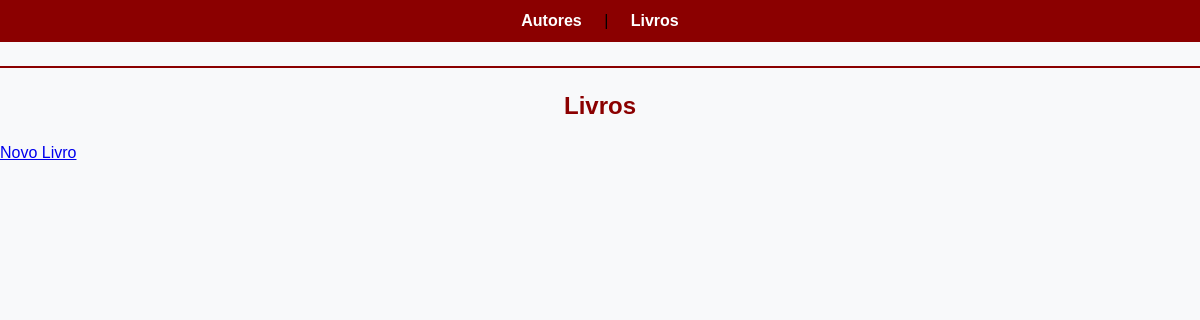
Page /livros/ on the earlier database version.
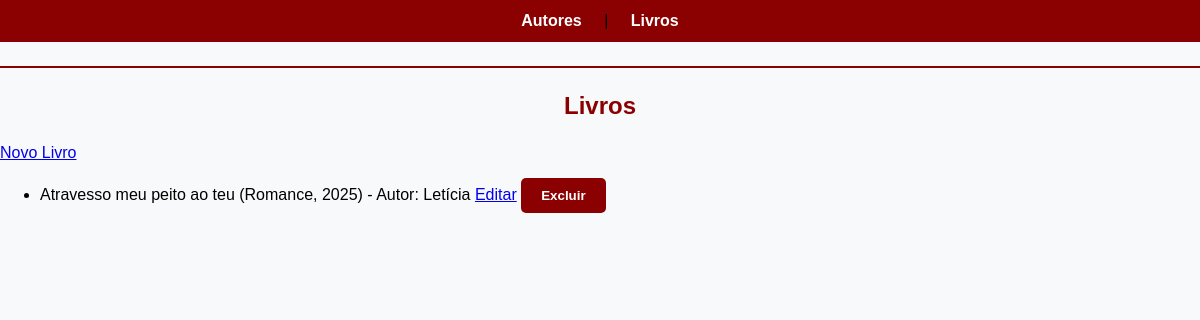
Same page on the later database version.
### src/models/livro.py (models this page shows)
class Livro(db.Model):
    id = db.Column(db.Integer, primary_key=True)
    titulo = db.Column(db.String(100), nullable=False)
    genero = db.Column(db.String(50), nullable=False)
    ano = db.Column(db.String(4), nullable=False)
    autor_id = db.Column(db.Integer, db.ForeignKey('autor.id'), nullable=False)

### src/models/autor.py (models this page shows)
class Autor(db.Model):
    id = db.Column(db.Integer, primary_key=True)
    nome = db.Column(db.String(100), nullable=False)
    nacionalidade = db.Column(db.String(50), nullable=False)
    nascimento = db.Column(db.String(10), nullable=False)
    livros = db.relationship('Livro', backref='autor', lazy=True)

### src/routes/livro_routes.py (the view)
@livro_bp.route('/')
def listar():
    livros = LivroService.listar_livros()
    return render_template('livros/list.html', livros=livros)

### src/repositories/livro_repository.py (called while the page is built)
    @staticmethod
    def get_all():
        return Livro.query.all()

### src/services/livro_service.py (called while the page is built)
    @staticmethod
    def listar_livros():
        return LivroRepository.get_all()

### src/templates/livros/list.html
{% extends 'base.html' %}
{% block conteudo %}
<h2>Livros</h2>
<a href="{{ url_for('livro.novo') }}">Novo Livro</a>
<ul>
    {% for livro in livros %}
    <li>
        {{ livro.titulo }} ({{ livro.genero }}, {{ livro.ano }}) - Autor: {{ livro.autor.nome }}
        <a href="{{ url_for('livro.editar', id=livro.id) }}">Editar</a>
        <form action="{{ url_for('livro.excluir', id=livro.id) }}" method="post" style="display:inline;">
            <button type="submit">Excluir</button>
        </form>
    </li>
    {% endfor %}
</ul>
{% endblock %}

### src/templates/base.html (shortened to what this page needs)
<!DOCTYPE html>
<html lang="pt-br">
<head>
    <link rel="stylesheet" href="{{ url_for('static', filename='styles.css') }}">
</head>
<body>
    <nav>
        <a href="{{ url_for('autor.listar') }}">Autores</a> |
        <a href="{{ url_for('livro.listar') }}">Livros</a>
    </nav>
    <hr>
    {% block conteudo %}{% endblock %}
</body>
</html>

### static/styles.css (style rules this page uses)
body { background-color: #f8f9fa; font-family: Arial, Helvetica, sans-serif; margin: 0; padding: 0; }
nav { background: #8B0000; padding: 12px; text-align: center; }
nav a { color: #fff; text-decoration: none; margin: 0 18px; font-weight: bold; transition: color 0.2s; }
hr { margin: 24px 0; border: none; border-top: 2px solid #8B0000; }
h1, h2 { color: #8B0000; text-align: center; margin-bottom: 24px; }
button, input[type="submit"] { background: #8B0000; color: #fff; border: none; padding: 10px 20px; border-radius: 5px; cursor: pointer; font-weight: bold; transition: background 0.2s; }

Differences in the rows shown:
added Livro: titulo "Atravesso meu peito ao teu", genero "Romance", ano "2025", autor.nome "Letícia"
